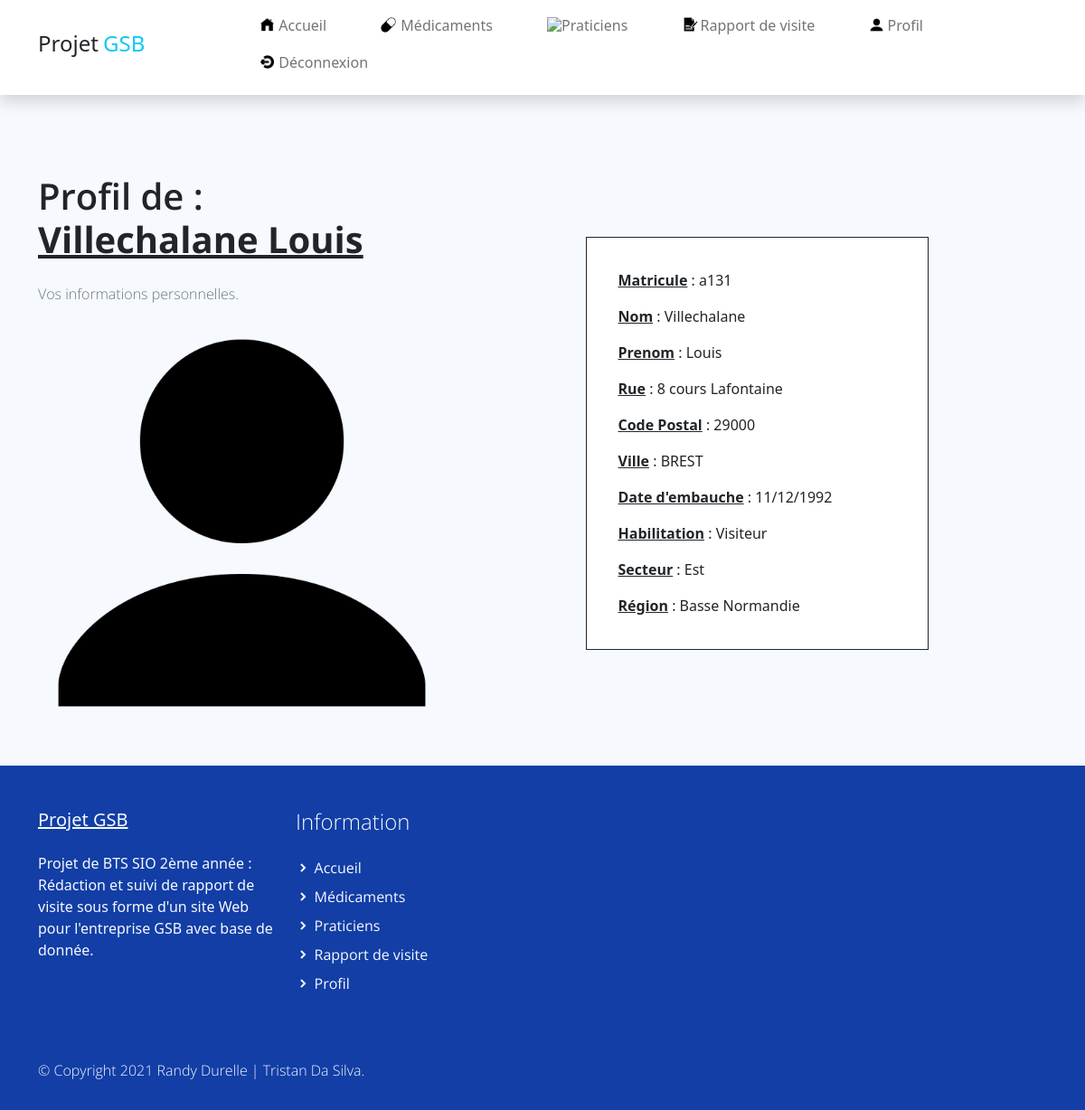
Before: /index.php?uc=connexion&action=profil (signed in) with the older database file.
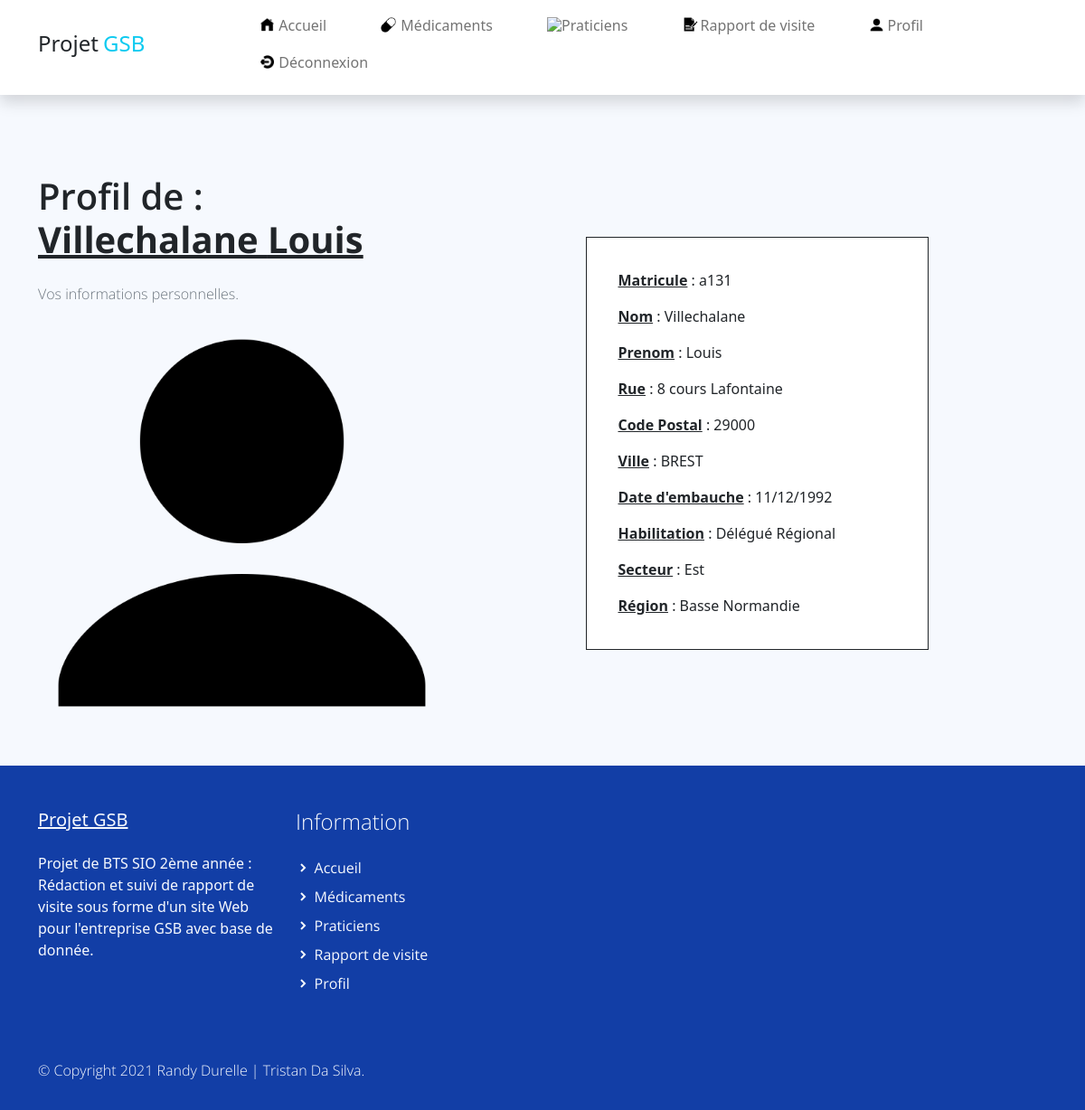
After: the same page with the newer database file.
### tables this page shows
CREATE TABLE IF NOT EXISTS `collaborateur` (
  `COL_MATRICULE` varchar(10) NOT NULL,
  `COL_NOM` varchar(25) DEFAULT NULL,
  `COL_PRENOM` varchar(50) DEFAULT NULL,
  `COL_ADRESSE` varchar(50) DEFAULT NULL,
  `COL_CP` varchar(5) DEFAULT NULL,
  `COL_VILLE` varchar(30) DEFAULT NULL,
  `COL_DATEEMBAUCHE` datetime DEFAULT NULL,
  `HAB_ID` int(11) DEFAULT NULL,
  `LOG_ID` int(11) DEFAULT NULL,
  `SEC_CODE` varchar(1) DEFAULT NULL,
  `REG_CODE` varchar(2) DEFAULT NULL,
  PRIMARY KEY (`COL_MATRICULE`),
  UNIQUE KEY `collaborateur_login0_AK` (`LOG_ID`),
  KEY `collaborateur_habilitation0_FK` (`HAB_ID`),
  KEY `collaborateur_secteur0_FK` (`SEC_CODE`),
  KEY `collaborateur_region1_FK` (`REG_CODE`)
);

CREATE TABLE IF NOT EXISTS `habilitation` (
  `HAB_ID` int(11) NOT NULL,
  `HAB_LIB` varchar(30) NOT NULL,
  PRIMARY KEY (`HAB_ID`)
);

CREATE TABLE IF NOT EXISTS `secteur` (
  `SEC_CODE` varchar(1) NOT NULL,
  `SEC_LIBELLE` varchar(15) DEFAULT NULL,
  PRIMARY KEY (`SEC_CODE`)
);

CREATE TABLE IF NOT EXISTS `region` (
  `REG_CODE` varchar(2) NOT NULL,
  `REG_NOM` varchar(50) DEFAULT NULL,
  `SEC_CODE` varchar(1) NOT NULL,
  PRIMARY KEY (`REG_CODE`),
  KEY `region_secteur0_FK` (`SEC_CODE`)
);

### modele/connexion.modele.inc.php (called while the page is built, shortened)
<?php
function getAllInformationCompte($matricule){
    try
    {
        $monPdo = connexionPDO();
        $req = 'SELECT c.`COL_MATRICULE` as `matricule`,c.`COL_NOM` as `nom`,`COL_PRENOM` as `prenom`,c.`COL_ADRESSE` as `adresse`,c.`COL_CP` as `cp`,c.`COL_VILLE` as `ville`, concat(DAY(COL_DATEEMBAUCHE),\'/\',MONTH(`COL_DATEEMBAUCHE`),\'/\',YEAR(`COL_DATEEMBAUCHE`)) as `date_embauche`, h.HAB_LIB as `habilitation` ,s.SEC_LIBELLE as `secteur`, r.REG_NOM as `region` FROM collaborateur c LEFT JOIN secteur s ON s.`SEC_CODE`=c.`SEC_CODE` LEFT JOIN habilitation h ON h.HAB_ID=c.HAB_ID LEFT JOIN region r ON r.REG_CODE=c.REG_CODE WHERE c.COL_MATRICULE="'.$matricule.'"';
        $res = $monPdo->query($req);
        $result = $res->fetch();
        return $result;
    }
    catch (PDOException $e)
    {
           print "Erreur !: " . $e->getMessage();
            die();
    }
}
?>

### vues/v_profil.php (the view, shortened to what this page needs)
<section class="bg-light py-5">
    <div class="feature-work container my-4">
        <div class="row d-flex d-flex align-items-center">
        <div class="col-lg-5">
            <h1 class="feature-work-heading h2 py-3 semi-bold-600">Profil de : <br/><span class="carac"><?php echo $info[1].' '.$info[2]?></span></h1>
            <p class="feature-work-body text-muted light-300">
                Vos informations personnelles.
            </p>
                <img class="img-fluid" src="assets/img/profil.png">
        </div>
        <div class="col-lg-4 offset-lg-1 align-left affich">
            <div class="row">
                    <p><span class="carac">Matricule</span> : <?php echo $info[0] ?></p>
                    <p><span class="carac">Nom</span> : <?php echo $info[1] ?></p>
                    <p><span class="carac">Prenom</span> : <?php echo $info[2] ?></p>
                    <p><span class="carac">Rue</span> : <?php echo $info[3] ?></p>
                    <p><span class="carac">Code Postal</span> : <?php echo $info[4] ?></p>
                    <p><span class="carac">Ville</span> : <?php echo $info[5] ?></p>
                    <p><span class="carac">Date d'embauche</span> : <?php echo $info[6] ?></p>
                    <p><span class="carac">Habilitation</span> : <?php echo $info[7] ?></p>
                    <p><span class="carac">Secteur</span> : <?php echo $info[8] ?></p>
                    <p><span class="carac">Région</span> : <?php echo $info[9]?></p>
        </div>
        </div>
    </div>
</section>

### index.php (shortened to what this page needs)
<?php
require_once ('modele/connexion.modele.inc.php');
if(!isset($_REQUEST['uc']) || empty($_REQUEST['uc']))
     $uc = 'accueil';
else{
	$uc = $_REQUEST['uc'];
}
?>
<body>
    <div id="contenu">
<?php
include("vues/v_header.php");
switch($uc)
{
  case 'connexion' :
          include("controleur/c_connexion.php");
          break;
}
?>
</div>
<?php include("vues/v_footer.php") ;?>
</body>

### vues/v_header.php (shortened to what this page needs)
<?php
    $css='justify-content-end';
    if(isset($_SESSION['login'])){
        $css='justify-content-between';
    }
?>
<!DOCTYPE html>
<html lang="fr">
<head>
    <link href="assets/css/bootstrap.min.css" rel="stylesheet">
    <link href="assets/css/boxicon.min.css" rel="stylesheet">
    <link rel="stylesheet" href="assets/css/gsb.css">
    <link rel="stylesheet" href="assets/css/custom.css">
</head>
<body>
    <nav id="main_nav" class="navbar navbar-expand-lg navbar-light bg-white shadow">
        <div class="container d-flex justify-content-between align-items-center">
            <a class="navbar-brand h1" href="index.php?uc=accueil">
                <span class="text-dark h4">Projet</span> <span class="text-info h4">GSB</span>
            </a>
            <div class="align-self-center collapse navbar-collapse flex-fill  d-lg-flex justify-content-lg-between" id="navbar-toggler-success">
                <div class="flex-fill mx-xl-5 mb-2">
                    <ul class="nav navbar-nav d-flex <?php echo $css;?> mx-xl-5 text-center text-dark">
                        <li class="nav-item ecart">
                            <a class="nav-link btn-outline-info rounded-pill px-3" href="index.php?uc=accueil"><img style="max-width:15px;margin-bottom:5px;margin-right:5px" src="assets/img/accueil.png">Accueil</a>
                        </li>
                            <?php
                            if(isset($_SESSION['login'])){
                            ?>
                                <li class="nav-item ecart">
                                    <a class="nav-link btn-outline-info rounded-pill px-3" href="index.php?uc=medicaments&action=formulairemedoc"><img style="max-width:17px;margin-bottom:5px;margin-right:5px" src="assets/img/pillule.png">Médicaments</a>
                                </li>
                                <li class="nav-item ecart">
                                    <a class="nav-link btn-outline-info rounded-pill px-3" href="index.php?uc=praticiens&action=formulairepraticien"><img style="max-width:20px;margin-bottom:5px" src="assets/img/praticien.png">Praticiens</a>
                                </li>
                                <li class="nav-item ecart">
                                  <a class="nav-link btn-outline-info rounded-pill px-3" href="index.php?uc=rapportdevisite&action=rapport"><img style="max-width:18px;margin-bottom:5px;margin-right:2px" src="assets/img/rapport.png">Rapport de visite</a>
                                </li>
                                <li class="nav-item ecart">
                                    <a class="nav-link btn-outline-info rounded-pill px-3" href="index.php?uc=connexion&action=profil"><img style="max-width:15px;margin-bottom:5px;margin-right:5px" src="assets/img/profil.png">Profil</a>
                                </li>
                                <li class="nav-item">
                                    <a class="nav-link btn-outline-info rounded-pill px-3" href="index.php?uc=connexion&action=deconnexion" onclick="return confirm('Voulez-vous vraiment vous déconnecter ?');"><img style="max-width:15px;margin-bottom:4px;margin-right:5px" src="assets/img/deco.png">Déconnexion</a>
                                </li>
                                <?php
                            }else{
                                ?>
                                <li class="nav-item">
                                    <a class="nav-link btn-outline-info rounded-pill px-3" href="index.php?uc=connexion&action=connexion"><img style="max-width:15px;margin-bottom:5px;margin-right:5px" src="assets/img/profil.png">Connexion</a>
                                </li>
                                <?php
                            }
                        ?>
                    </ul>
                </div>
            </div>
        </div>
    </nav>

### controleur/c_connexion.php (shortened to what this page needs)
<?php
if (!isset($_REQUEST['action']) || empty($_REQUEST['action'])){
	$action="connexion";
}else{
	$action = $_REQUEST['action'];
}
switch($action)
{
	case 'profil':
			if (!isset($_SESSION['matricule'])){
				header('location: index.php?uc=connexion&action=connexion');
			}else{
			$info=getAllInformationCompte($_SESSION['matricule']);
			include("vues/v_profil.php");}
			break;
}
?>

### vues/v_footer.php (shortened to what this page needs)
<div id="foot">
<footer class="pt-4">
    <div class="container">
        <div class="row py-4">
            <div class="col-lg-3 col-12 align-left">
                <a class="navbar-brand" href="index.php?uc=accueil">
                    <span class="text-light h5"><u>Projet GSB</u></span>
                </a>
                <p class="text-light my-lg-4 my-2">
                    Projet de BTS SIO 2ème année : Rédaction et suivi de rapport de visite sous forme d'un site Web pour l'entreprise GSB avec base de donnée.
                </p>
            </div>
            <div class="col-lg-3 col-md-4 my-sm-0 mt-4">
                <h3 class="h4 pb-lg-3 text-light light-300">Information</h2>
                    <ul class="list-unstyled text-light light-300">
                        <li class="pb-2">
                            <i class='bx-fw bx bxs-chevron-right bx-xs'></i><a class="text-decoration-none text-light" href="index.php?uc=accueil">Accueil</a>
                        </li>
                        <li class="pb-2">
                            <i class='bx-fw bx bxs-chevron-right bx-xs'></i><a class="text-decoration-none text-light py-1" href="index.php?uc=medicaments&action=formulairemedoc">Médicaments</a>
                        </li>
                        <li class="pb-2">
                            <i class='bx-fw bx bxs-chevron-right bx-xs'></i><a class="text-decoration-none text-light py-1" href="index.php?uc=praticiens&action=formulairepraticien">Praticiens</a>
                        </li>
                        <li class="pb-2">
                            <i class='bx-fw bx bxs-chevron-right bx-xs'></i></i><a class="text-decoration-none text-light py-1" href="index.php?uc=rapportdevisite&action=rapport">Rapport de visite</a>
                        </li>
                        <?php
                            if(isset($_SESSION['login'])){
                                echo
                                '<li class="pb-2">
                                    <i class="bx-fw bx bxs-chevron-right bx-xs"></i></i><a class="text-decoration-none text-light py-1" href="index.php?uc=connexion&action=profil">Profil</a>
                                </li>';
                            }
                        ?>
                    </ul>
            </div>
        </div>
    </div>
    <div class="w-100 footercustom py-3">
        <div class="container">
            <div class="row pt-2">
                <div class="col-lg-6 col-sm-12">
                    <p class="text-lg-start text-center text-light light-300">
                        © Copyright 2021 Randy Durelle | Tristan Da Silva.
                    </p>
                </div>
            </div>
        </div>
    </div>
</footer>
</div>
</body>
</html>

### assets/css/gsb.css (style rules this page uses)
html { font-family: 'Open Sans', sans-serif; }
p, a { font-weight: 400; }
.h2 { font-size: 40px; }
.light-300 { font-family: 'Open Sans', sans-serif !important; font-weight: 300; }
.semi-bold-600 { font-family: 'Open Sans', sans-serif !important; font-weight: 600; }
.affich { margin : auto; padding: 35px 35px 45px; padding-bottom: 20px; background-color: #fff; border:1px solid; }
.carac { text-decoration: underline; font-weight: 700; }
.ecart { margin-right: 25px; }

### assets/css/custom.css (style rules this page uses)
body { background: #F6F9FE !important; min-height: 100%; position: relative; }
footer { background-color: #123EA6; }
#contenu { min-height: 100%; }
#foot { position: absolute; bottom: 0; width: 100%; }
.py-5 { padding-top: 3rem !important; padding-bottom: 25rem !important; }

Changed rows visible on the page:
changed collaborateur "Villechalane": HAB_ID.HAB_LIB "Visiteur" → "Délégué Régional"
